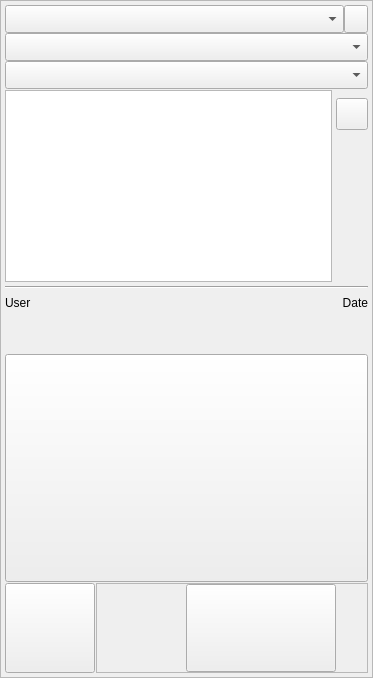
            <widget class="QFrame" name="frame">
             <property name="maximumSize">
              <size>
               <width>379</width>
               <height>16777215</height>
              </size>
             </property>
             <property name="frameShape">
              <enum>QFrame::StyledPanel</enum>
             </property>
             <property name="frameShadow">
              <enum>QFrame::Raised</enum>
             </property>
             <layout class="QVBoxLayout" name="asset_editor_layout">
              <property name="spacing">
               <number>1</number>
              </property>
              <property name="leftMargin">
               <number>4</number>
              </property>
              <property name="topMargin">
               <number>4</number>
              </property>
              <property name="rightMargin">
               <number>4</number>
              </property>
              <property name="bottomMargin">
               <number>4</number>
              </property>
              <item>
               <layout class="QHBoxLayout" name="horizontalLayout_2">
                <item>
                 <layout class="QVBoxLayout" name="verticalLayout_3">
                  <property name="spacing">
                   <number>1</number>
                  </property>
                  <item>
                   <layout class="QGridLayout" name="gridLayout_4">
                    <property name="spacing">
                     <number>0</number>
                    </property>
                    <item row="3" column="0">
                     <widget class="QComboBox" name="versions_comboBox">
                      <property name="minimumSize">
                       <size>
                        <width>0</width>
                        <height>28</height>
                       </size>
                      </property>
                     </widget>
                    </item>
                    <item row="2" column="0">
                     <widget class="QComboBox" name="software_comboBox">
                      <property name="minimumSize">
                       <size>
                        <width>0</width>
                        <height>28</height>
                       </size>
                      </property>
                     </widget>
                    </item>
                    <item row="1" column="0">
                     <layout class="QHBoxLayout" name="horizontalLayout_6">
                      <item>
                       <widget class="QComboBox" name="variants_comboBox">
                        <property name="minimumSize">
                         <size>
                          <width>0</width>
                          <height>28</height>
                         </size>
                        </property>
                       </widget>
                      </item>
                      <item>
                       <widget class="QPushButton" name="add_variant_pushButton">
                        <property name="sizePolicy">
                         <sizepolicy hsizetype="Fixed" vsizetype="Fixed">
                          <horstretch>0</horstretch>
                          <verstretch>0</verstretch>
                         </sizepolicy>
                        </property>
                        <property name="minimumSize">
                         <size>
                          <width>0</width>
                          <height>28</height>
                         </size>
                        </property>
                        <property name="maximumSize">
                         <size>
                          <width>24</width>
                          <height>16777215</height>
                         </size>
                        </property>
                        <property name="text">
                         <string/>
                        </property>
                       </widget>
                      </item>
                     </layout>
                    </item>
                   </layout>
                  </item>
                  <item>
                   <widget class="QFrame" name="comment_frame">
                    <property name="sizePolicy">
                     <sizepolicy hsizetype="Preferred" vsizetype="Expanding">
                      <horstretch>0</horstretch>
                      <verstretch>0</verstretch>
                     </sizepolicy>
                    </property>
                    <layout class="QHBoxLayout" name="horizontalLayout">
                     <property name="spacing">
                      <number>4</number>
                     </property>
                     <property name="leftMargin">
                      <number>0</number>
                     </property>
                     <property name="topMargin">
                      <number>0</number>
                     </property>
                     <property name="rightMargin">
                      <number>0</number>
                     </property>
                     <property name="bottomMargin">
                      <number>0</number>
                     </property>
                     <item>
                      <layout class="QVBoxLayout" name="verticalLayout_11">
                       <item>
                        <layout class="QHBoxLayout" name="horizontalLayout_9">
                         <item>
                          <widget class="QTextEdit" name="asset_comment_textEdit">
                           <property name="verticalScrollBarPolicy">
                            <enum>Qt::ScrollBarAlwaysOff</enum>
                           </property>
                           <property name="horizontalScrollBarPolicy">
                            <enum>Qt::ScrollBarAlwaysOff</enum>
                           </property>
                          </widget>
                         </item>
                         <item>
                          <layout class="QVBoxLayout" name="verticalLayout_13">
                           <item>
                            <spacer name="verticalSpacer_4">
                             <property name="orientation">
                              <enum>Qt::Vertical</enum>
                             </property>
                             <property name="sizeType">
                              <enum>QSizePolicy::Fixed</enum>
                             </property>
                             <property name="sizeHint" stdset="0">
                              <size>
                               <width>20</width>
                               <height>8</height>
                              </size>
                             </property>
                            </spacer>
                           </item>
                           <item>
                            <widget class="QPushButton" name="comment_pushButton">
                             <property name="minimumSize">
                              <size>
                               <width>32</width>
                               <height>32</height>
                              </size>
                             </property>
                             <property name="maximumSize">
                              <size>
                               <width>32</width>
                               <height>32</height>
                              </size>
                             </property>
                             <property name="text">
                              <string/>
                             </property>
                             <property name="iconSize">
                              <size>
                               <width>40</width>
                               <height>40</height>
                              </size>
                             </property>
                            </widget>
                           </item>
                           <item>
                            <spacer name="verticalSpacer_5">
                             <property name="orientation">
                              <enum>Qt::Vertical</enum>
                             </property>
                             <property name="sizeHint" stdset="0">
                              <size>
                               <width>20</width>
                               <height>40</height>
                              </size>
                             </property>
                            </spacer>
                           </item>
                          </layout>
                         </item>
                        </layout>
                       </item>
                       <item>
                        <widget class="Line" name="line_2">
                         <property name="minimumSize">
                          <size>
                           <width>0</width>
                           <height>1</height>
                          </size>
                         </property>
                         <property name="orientation">
                          <enum>Qt::Horizontal</enum>
                         </property>
                        </widget>
                       </item>
                       <item>
                        <layout class="QHBoxLayout" name="horizontalLayout_7">
                         <item>
                          <widget class="QLabel" name="asset_user_label">
                           <property name="minimumSize">
                            <size>
                             <width>0</width>
                             <height>20</height>
                            </size>
                           </property>
                           <property name="maximumSize">
                            <size>
                             <width>16777215</width>
                             <height>20</height>
                            </size>
                           </property>
                           <property name="text">
                            <string>User</string>
                           </property>
                          </widget>
                         </item>
                         <item>
                          <widget class="QLabel" name="asset_date_label">
                           <property name="minimumSize">
                            <size>
                             <width>0</width>
                             <height>20</height>
                            </size>
                           </property>
                           <property name="maximumSize">
                            <size>
                             <width>16777215</width>
                             <height>20</height>
                            </size>
                           </property>
                           <property name="text">
                            <string>Date</string>
                           </property>
                           <property name="alignment">
                            <set>Qt::AlignRight|Qt::AlignTrailing|Qt::AlignVCenter</set>
                           </property>
                          </widget>
                         </item>
                        </layout>
                       </item>
                      </layout>
                     </item>
                    </layout>
                   </widget>
                  </item>
                  <item>
                   <spacer name="verticalSpacer">
                    <property name="orientation">
                     <enum>Qt::Vertical</enum>
                    </property>
                    <property name="sizeHint" stdset="0">
                     <size>
                      <width>20</width>
                      <height>40</height>
                     </size>
                    </property>
                   </spacer>
                  </item>
                  <item>
                   <layout class="QHBoxLayout" name="horizontalLayout_13">
                    <property name="spacing">
                     <number>0</number>
                    </property>
                    <item>
                     <widget class="QPushButton" name="image_button">
                      <property name="sizePolicy">
                       <sizepolicy hsizetype="Expanding" vsizetype="Fixed">
                        <horstretch>0</horstretch>
                        <verstretch>0</verstretch>
                       </sizepolicy>
                      </property>
                      <property name="minimumSize">
                       <size>
                        <width>363</width>
                        <height>228</height>
                       </size>
                      </property>
                      <property name="maximumSize">
                       <size>
                        <width>363</width>
                        <height>228</height>
                       </size>
                      </property>
                      <property name="text">
                       <string/>
                      </property>
                     </widget>
                    </item>
                   </layout>
                  </item>
                  <item>
                   <layout class="QHBoxLayout" name="horizontalLayout_5">
                    <property name="spacing">
                     <number>1</number>
                    </property>
                    <item>
                     <widget class="QPushButton" name="lock_pushButton">
                      <property name="sizePolicy">
                       <sizepolicy hsizetype="Fixed" vsizetype="Fixed">
                        <horstretch>0</horstretch>
                        <verstretch>0</verstretch>
                       </sizepolicy>
                      </property>
                      <property name="minimumSize">
                       <size>
                        <width>90</width>
                        <height>90</height>
                       </size>
                      </property>
                      <property name="maximumSize">
                       <size>
                        <width>90</width>
                        <height>90</height>
                       </size>
                      </property>
                      <property name="text">
                       <string/>
                      </property>
                     </widget>
                    </item>
                    <item>
                     <widget class="QFrame" name="launch_pushButton_Frame">
                      <property name="maximumSize">
                       <size>
                        <width>16777215</width>
                        <height>90</height>
                       </size>
                      </property>
                      <property name="frameShape">
                       <enum>QFrame::StyledPanel</enum>
                      </property>
                      <property name="frameShadow">
                       <enum>QFrame::Raised</enum>
                      </property>
                      <layout class="QHBoxLayout" name="horizontalLayout_10">
                       <property name="spacing">
                        <number>0</number>
                       </property>
                       <property name="leftMargin">
                        <number>0</number>
                       </property>
                       <property name="topMargin">
                        <number>0</number>
                       </property>
                       <property name="rightMargin">
                        <number>0</number>
                       </property>
                       <property name="bottomMargin">
                        <number>0</number>
                       </property>
                       <item>
                        <spacer name="horizontalSpacer_7">
                         <property name="orientation">
                          <enum>Qt::Horizontal</enum>
                         </property>
                         <property name="sizeType">
                          <enum>QSizePolicy::Expanding</enum>
                         </property>
                         <property name="sizeHint" stdset="0">
                          <size>
                           <width>0</width>
                           <height>20</height>
                          </size>
                         </property>
                        </spacer>
                       </item>
                       <item>
                        <widget class="QLabel" name="launch_image_label">
                         <property name="minimumSize">
                          <size>
                           <width>58</width>
                           <height>58</height>
                          </size>
                         </property>
                         <property name="maximumSize">
                          <size>
                           <width>58</width>
                           <height>58</height>
                          </size>
                         </property>
                         <property name="text">
                          <string/>
                         </property>
                         <property name="alignment">
                          <set>Qt::AlignCenter</set>
                         </property>
                        </widget>
                       </item>
                       <item>
                        <widget class="QPushButton" name="launch_pushButton">
                         <property name="sizePolicy">
                          <sizepolicy hsizetype="Expanding" vsizetype="Expanding">
                           <horstretch>0</horstretch>
                           <verstretch>0</verstretch>
                          </sizepolicy>
                         </property>
                         <property name="minimumSize">
                          <size>
                           <width>150</width>
                           <height>0</height>
                          </size>
                         </property>
                         <property name="maximumSize">
                          <size>
                           <width>16777215</width>
                           <height>90</height>
                          </size>
                         </property>
                         <property name="shortcut">
                          <string>Shift+L</string>
                         </property>
                        </widget>
                       </item>
                       <item>
                        <spacer name="horizontalSpacer_3">
                         <property name="orientation">
                          <enum>Qt::Horizontal</enum>
                         </property>
                         <property name="sizeType">
                          <enum>QSizePolicy::Expanding</enum>
                         </property>
                         <property name="sizeHint" stdset="0">
                          <size>
                           <width>0</width>
                           <height>20</height>
                          </size>
                         </property>
                        </spacer>
                       </item>
                      </layout>
                     </widget>
                    </item>
                   </layout>
                  </item>
                 </layout>
                </item>
               </layout>
              </item>
             </layout>
            </widget>
